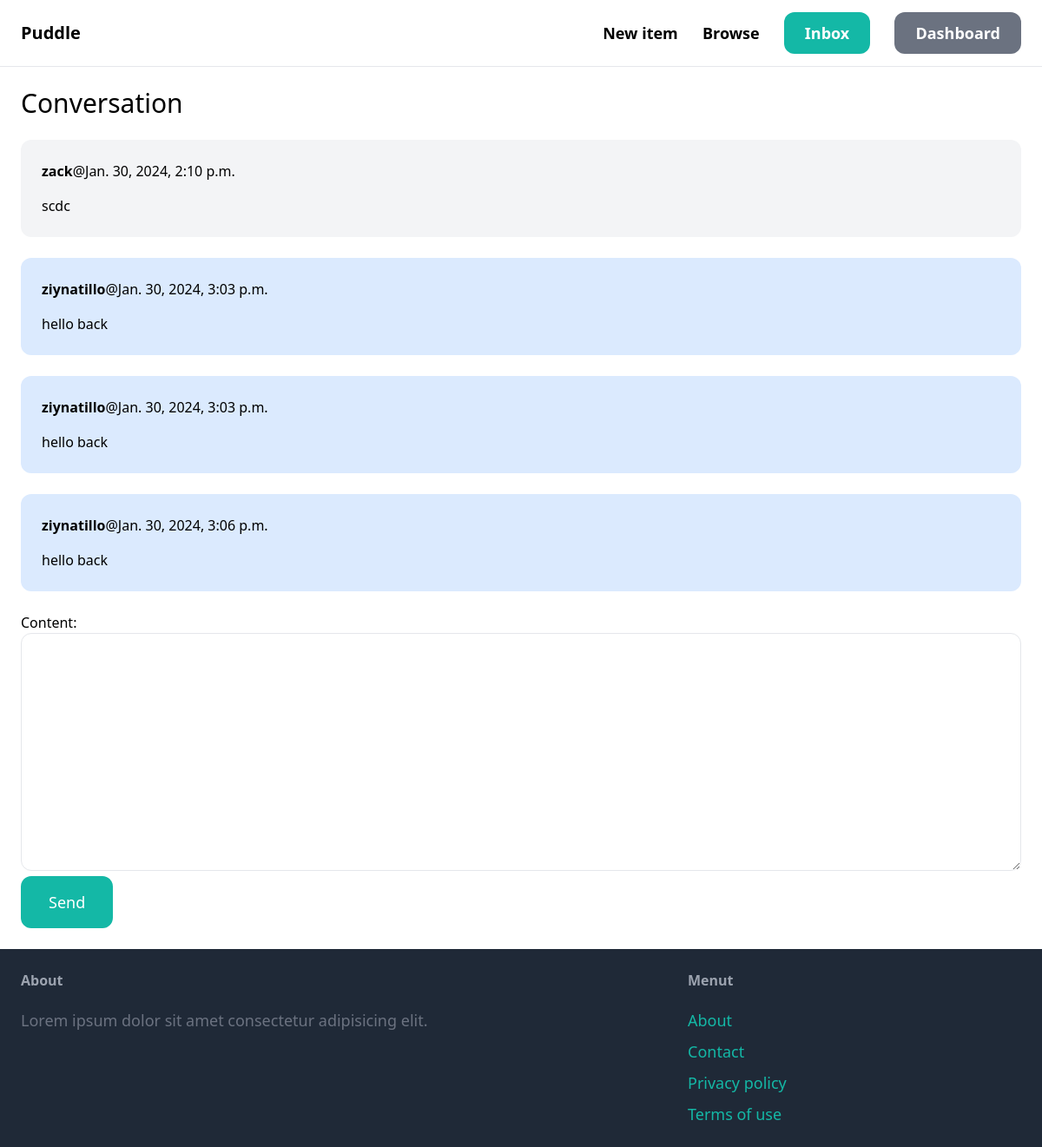
Page /inbox/11/ (signed in) on the committed database.
### conversation/models.py (models this page shows)
class ConversationMessage(models.Model):
    conversation=models.ForeignKey(Conversation,related_name='messages',on_delete=models.CASCADE)
    content=models.TextField()
    created_at=models.DateTimeField(auto_now_add=True)
    created_by=models.ForeignKey(User,related_name='created_messages',on_delete=models.CASCADE)

### conversation/views.py (the view)
# urls.py: path('<int:pk>/',views.detail,name='detail')
@login_required
def detail(request,pk):
    conversation=Conversation.objects.filter(members__in=[request.user]).get(pk=pk)
    if request.method == 'POST':
        form=ConversationMessageForm(request.POST)
        if form.is_valid():
            conversation_message=form.save(commit=False)
            conversation_message.conversation=conversation
            conversation_message.created_by=request.user
            conversation_message.save()
            conversation.save()
            return redirect('inbox:detail',pk=pk)
    else:
        form=ConversationMessageForm()
    return render(request,'conversation/detail.html',{'conversation':conversation,'form':form})

### conversation/forms.py
class ConversationMessageForm(forms.ModelForm):
    class Meta:
        model=ConversationMessage
        fields=('content',)
        widgets={
            'content':forms.Textarea(attrs={
                'class':'w-full py-4 px-6 rounded-xl border'
            })
        }

### conversation/templates/conversation/detail.html (shortened to what this page needs)
{% extends 'core/base.html'%}
{% block content%}
<h1 class="mb-6 text-3xl">Conversation</h1>
<div class="space-y-6">
    {% for message in conversation.messages.all %}
            <div class="p-6 flex {% if message.created_by == request.user %} bg-blue-100{% else%} bg-gray-100  {% endif %} rounded-xl">
                <div>
                    <p class="mb-4"><strong>{{message.created_by.username}}</strong>@{{message.created_at}}</p>
                    <p>{{message.content}}</p>
                </div>
            </div>
    {% endfor%}
</div>
<form action="" method="post" class="mt-6">
    {{form.as_p}}
    <button class="py-4 px-8 text-lg bg-teal-500 hover:bg-teal-700 rounded-xl text-white">Send</button>
</form>
{% endblock%}

### rows in the picture
ConversationMessage: created_by.username "zack", created_at "Jan. 30, 2024, 2:10 p.m.", content "scdc"
ConversationMessage: created_by.username "ziynatillo", created_at "Jan. 30, 2024, 3:03 p.m.", content "hello back"
ConversationMessage: created_by.username "ziynatillo", created_at "Jan. 30, 2024, 3:03 p.m.", content "hello back"
ConversationMessage: created_by.username "ziynatillo", created_at "Jan. 30, 2024, 3:06 p.m.", content "hello back"
